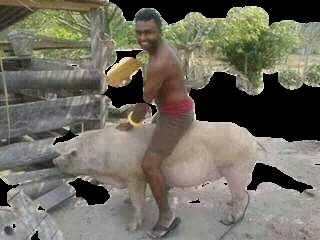
#> input picture MontaPuercos.jpg, 320 x 240 px, found by its file name
$ jupyter execute 08_05_2024.ipynb
#> lines starting #> are read from the running program, lines starting #| are printed output that depends on the picture; after the words box and inside, x2 and y2 are one past the last pixel; in counts of white or black regions, pixels touching at a corner belong together
[cell 1]
import cv2
import matplotlib.pyplot as plt
import numpy as np

def etiquetar(image):
    _,image_bin = cv2.threshold(image,127,255,cv2.THRESH_BINARY)

    contorno,_ = cv2.findContours(image_bin, cv2.RETR_EXTERNAL, cv2.CHAIN_APPROX_SIMPLE)

    img_et = np.zeros_like(image, dtype=np.uint8)

    for i, contorno1 in enumerate(contorno):
        cv2.drawContours(img_et, [contorno1], -1, (i+1), -1)
    return img_et

img_original = cv2.imread(r'montapuercos.jpg', cv2.IMREAD_GRAYSCALE)
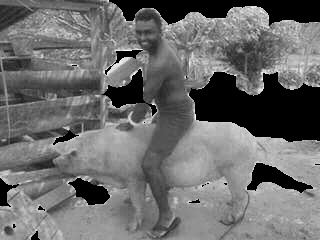
#> img_original: shape (240, 320); min 0, max 255, mean 108.4
imagen_etiquetada = etiquetar(img_original)
#> in etiquetar, `_,image_bin = cv2.threshold(image,127,255,cv2.THRESH_BINARY)`:
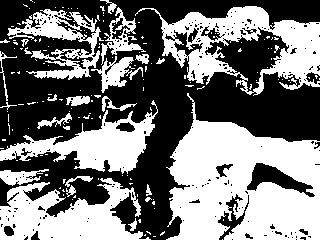
#> image_bin: shape (240, 320); 47% white; 159 white regions (132 under 20 px)
#> in etiquetar, `contorno,_ = cv2.findContours(image_bin, cv2.RETR_EXTERNAL, cv2.CHAIN_..`: contorno = 136 contours, 118 with area under 20; largest, box (x1, y1, x2, y2) and area: (166, 93, 320, 240) 14814, (135, 6, 320, 96) 9156, (0, 178, 151, 240) 5155, (0, 100, 158, 174) 3976, (7, 9, 104, 80) 2536
#> the loop in etiquetar, `for i, contorno1 in enumerate(contorno):` made 136 passes
#> contorno1 on passes 1, 2, 3, 6, 9, 11, 12, 14, 15, 16, 18, 21: [[222, 239]], [[153, 236], [155, 236]], [[145, 234], [144, 235], [145, 235]], [[223, 219], [223, 220]], [[154, 208]], [[153, 199]], [[72, 199]], [[75, 195], [73, 197], [75, 197]], [[137, 194], [137, 196]], [[63, 194], [63, 195]], [[60, 187], [59, 188], [60, 188]], [[129, 183], [130, 184], [131, 183], [132, 183]]
#> after the loop in etiquetar, `for i, contorno1 in enumerate(contorno):`:
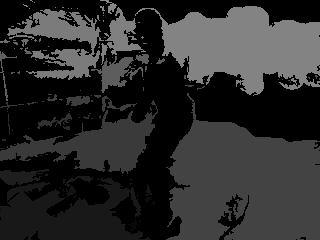
#> img_et: shape (240, 320); min 0, max 136, mean 43.3


plt.figure(figsize=(15, 8))
plt.subplot(121)
plt.title('Original')
plt.imshow(img_original ,cmap='gray')
plt.axis('off')

plt.subplot(122)
plt.title('Etiquetada')
plt.imshow(imagen_etiquetada ,cmap='gray')
plt.axis('off')
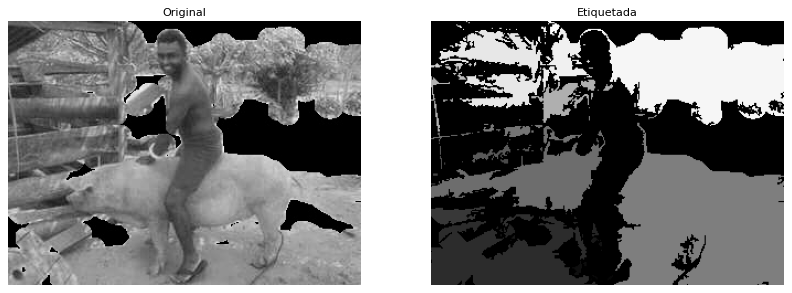
#> figure drawn by matplotlib, 2 panels

[cell 2]
import cv2
import skimage.measure as p
import matplotlib.pyplot as plt
import numpy as np

# Lee la imagen
img = cv2.imread(r'montapuercos.jpg', cv2.IMREAD_GRAYSCALE)

# Aplica umbralización binaria
_, binaria = cv2.threshold(img, 127, 255, cv2.THRESH_BINARY)

# Etiqueta las regiones conectadas
img_etiquetada = p.label(binaria, connectivity=1)
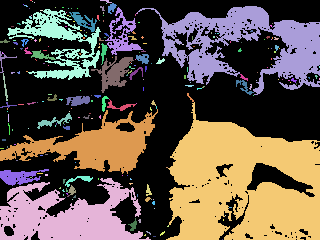
#> img_etiquetada: shape (240, 320) int64; 248 distinct labels, from 0 to 247; one colour per label, 0 black

# Muestra las imágenes
plt.figure(figsize=(10, 5))

plt.subplot(1, 2, 1)
plt.title("Imagen original")
plt.imshow(img, cmap='gray')
plt.axis('off')

plt.subplot(1, 2, 2)
plt.title("Imagen etiquetada")
plt.imshow(img_etiquetada, cmap='jet')
plt.axis('off')

plt.show()

$ run again, with Caminar.jpg copied over MontaPuercos.jpg
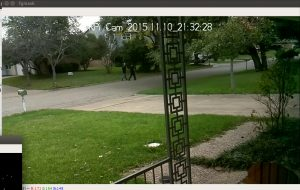
#> input picture Caminar.jpg, 300 x 190 px, found by its file name
#> in etiquetar, `_,image_bin = cv2.threshold(image,127,255,cv2.THRESH_BINARY)`:
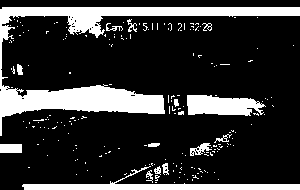
#> image_bin: shape (190, 300); 20.1% white; 199 white regions (183 under 20 px)
#> contorno = 199 contours, 185 with area under 20; largest, box (x1, y1, x2, y2) and area: (0, 7, 300, 136) 6548, (22, 166, 300, 190) 1413, (187, 95, 266, 116) 1136, (0, 144, 22, 153) 168, (190, 143, 212, 156) 114
#> the loop in etiquetar, `for i, contorno1 in enumerate(contorno):` made 199 passes
#> contorno1 on passes 1 to 3: [[174, 182]], [[155, 182], [156, 182]], [[218, 179]]
#> `img_etiquetada = p.label(binaria, connectivity=1)`:
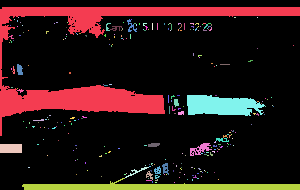
#> img_etiquetada: shape (190, 300) int64; 281 distinct labels, from 0 to 280; one colour per label, 0 black

$ run again, with Colorsito.jpg copied over MontaPuercos.jpg
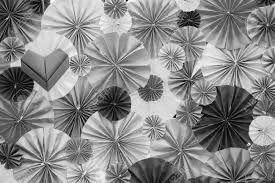
#> input picture Colorsito.jpg, 275 x 183 px, found by its file name
#> img_original is the input picture: shape (183, 275); min 3, max 254, mean 136.5
#> in etiquetar, `_,image_bin = cv2.threshold(image,127,255,cv2.THRESH_BINARY)`:
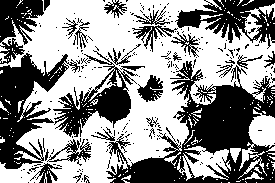
#> image_bin: shape (183, 275); 57.2% white; 217 black regions (190 under 20 px)
#> contorno = 179 contours, 169 with area under 20; largest, box (x1, y1, x2, y2) and area: (0, 0, 275, 183) 29898, (177, 146, 231, 181) 880, (239, 109, 275, 171) 766, (241, 3, 275, 39) 316, (230, 148, 241, 163) 79
#> the loop in etiquetar, `for i, contorno1 in enumerate(contorno):` made 179 passes
#> contorno1 on passes 1 to 3: [[256, 182]], [[228, 182], [229, 182]], [[221, 182]]
#> `img_etiquetada = p.label(binaria, connectivity=1)`:
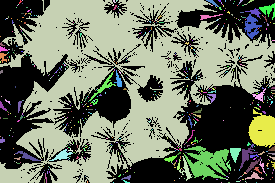
#> img_etiquetada: shape (183, 275) int64; 609 distinct labels, from 0 to 608; one colour per label, 0 black
